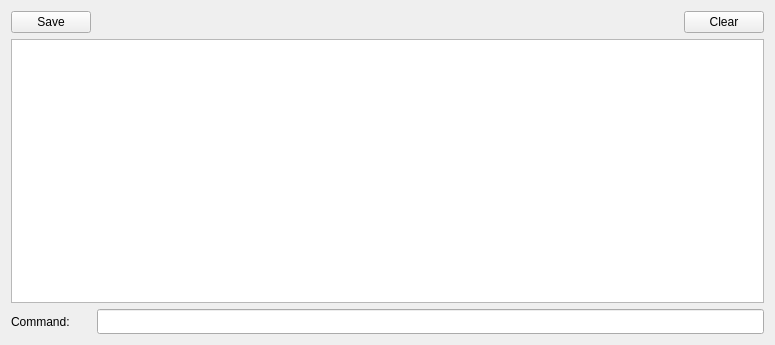
<?xml version="1.0" encoding="UTF-8"?>
<ui version="4.0">
 <class>TabMessagesObject</class>
 <widget class="QWidget" name="TabMessagesObject">
  <property name="geometry">
   <rect>
    <x>0</x>
    <y>0</y>
    <width>775</width>
    <height>345</height>
   </rect>
  </property>
  <property name="sizePolicy">
   <sizepolicy hsizetype="Expanding" vsizetype="Expanding">
    <horstretch>0</horstretch>
    <verstretch>0</verstretch>
   </sizepolicy>
  </property>
  <property name="minimumSize">
   <size>
    <width>0</width>
    <height>0</height>
   </size>
  </property>
  <property name="maximumSize">
   <size>
    <width>775</width>
    <height>345</height>
   </size>
  </property>
  <property name="windowTitle">
   <string>Form</string>
  </property>
  <layout class="QGridLayout" name="gridLayout">
   <item row="1" column="1" colspan="3">
    <widget class="QTextEdit" name="dispLog">
     <property name="focusPolicy">
      <enum>Qt::NoFocus</enum>
     </property>
     <property name="readOnly">
      <bool>true</bool>
     </property>
    </widget>
   </item>
   <item row="2" column="2" colspan="2">
    <widget class="QLineEdit" name="dispCommand">
     <property name="minimumSize">
      <size>
       <width>0</width>
       <height>25</height>
      </size>
     </property>
    </widget>
   </item>
   <item row="0" column="3">
    <widget class="QPushButton" name="btnClear">
     <property name="sizePolicy">
      <sizepolicy hsizetype="Fixed" vsizetype="Fixed">
       <horstretch>0</horstretch>
       <verstretch>0</verstretch>
      </sizepolicy>
     </property>
     <property name="maximumSize">
      <size>
       <width>16777215</width>
       <height>35</height>
      </size>
     </property>
     <property name="text">
      <string>Clear</string>
     </property>
     <property name="icon">
      <iconset resource="../include/icons.qrc">
       <normaloff>:/icons/images/erase.png</normaloff>:/icons/images/erase.png</iconset>
     </property>
    </widget>
   </item>
   <item row="0" column="1">
    <widget class="QPushButton" name="btnSave">
     <property name="sizePolicy">
      <sizepolicy hsizetype="Fixed" vsizetype="Fixed">
       <horstretch>0</horstretch>
       <verstretch>0</verstretch>
      </sizepolicy>
     </property>
     <property name="maximumSize">
      <size>
       <width>16777215</width>
       <height>35</height>
      </size>
     </property>
     <property name="text">
      <string>Save</string>
     </property>
     <property name="icon">
      <iconset resource="../include/icons.qrc">
       <normaloff>:/icons/images/save.png</normaloff>:/icons/images/save.png</iconset>
     </property>
    </widget>
   </item>
   <item row="2" column="1">
    <widget class="QLabel" name="label">
     <property name="sizePolicy">
      <sizepolicy hsizetype="Fixed" vsizetype="Preferred">
       <horstretch>0</horstretch>
       <verstretch>0</verstretch>
      </sizepolicy>
     </property>
     <property name="text">
      <string>Command:</string>
     </property>
    </widget>
   </item>
   <item row="0" column="2">
    <spacer name="horizontalSpacer_2">
     <property name="orientation">
      <enum>Qt::Horizontal</enum>
     </property>
     <property name="sizeHint" stdset="0">
      <size>
       <width>1000</width>
       <height>20</height>
      </size>
     </property>
    </spacer>
   </item>
  </layout>
 </widget>
 <tabstops>
  <tabstop>dispCommand</tabstop>
  <tabstop>btnClear</tabstop>
  <tabstop>btnSave</tabstop>
 </tabstops>
 <resources>
  <include location="../include/icons.qrc"/>
 </resources>
 <connections/>
</ui>
